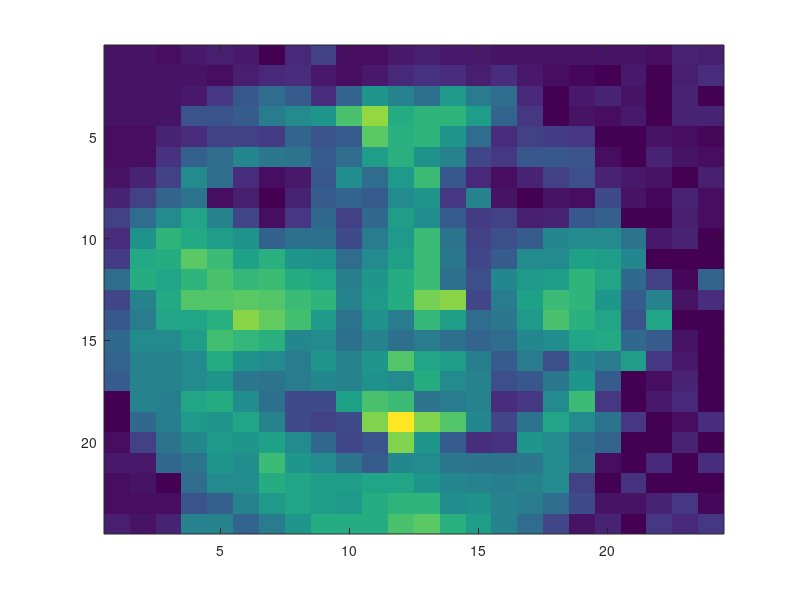
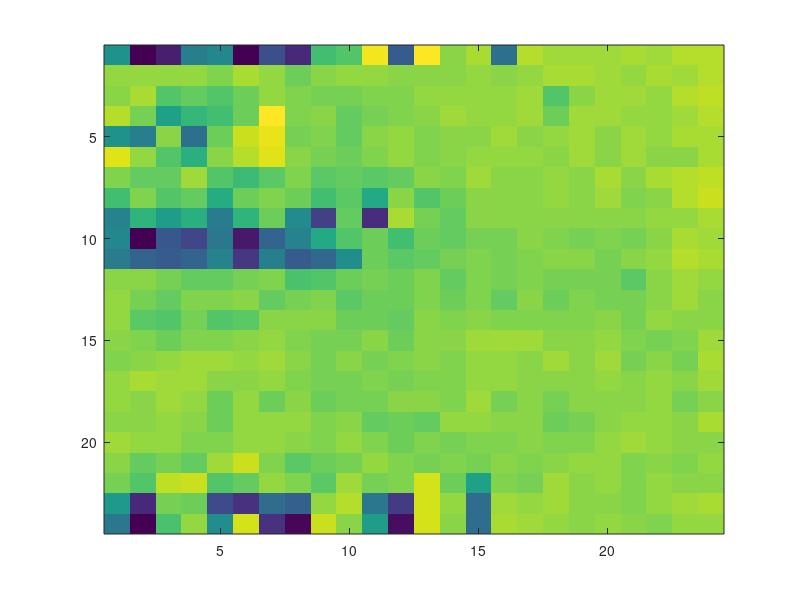

Reproduce these figures in MATLAB, in order. (Note: this script raises an error after producing the figures.)

%%%%%%%%%%%%%%%%%%%%%%%%%%%%%%%%%%%%%%%%%%%%%%%%%%%%%
% Face detection by Adaboost algorithm.
% Machine Learning for Computer Vision
% (C) 2018, Written by Tae-Kyun Kim
% <a href="https://labicvl.github.io/">Personal Webpage</a>


% Compile C files (uncomment if needed)
%setup;

%% Data generation

% Q1: Data generation
% Store face and non-face data in ImgData.Pos and ImgData.Neg respectively. 
load ImgData_tr; ImgData = ImgData_tr; clear ImgData_tr;

imagesc(ImgData.Pos(:,:,1));
figure;
imagesc(ImgData.Neg(:,:,1));

%%%%%%%%%%%%%%%%%%%%%%%%%%%%%%%%%%%%%%%%%%%%%%%%%%%%
%% Adaboost learning
%%%%%%%%%%%%%%%%%%%%%%%%%%%%%%%%%%%%%%%%%%%%%%%%%%%%

DataProcess; % prepare training data in the format
WeakLearnerList; % build the list of weak learners

options.max_rules = 20; % number of weak-classifiers
options.learner = 'trainweak_fast';

fprintf('AdaBoost learning\n');

% Learn Adaboost classifier

% // AdaBoost algorithm with Haar features//
% You: Show the alpha values and the recognition accuracies i.e. correct classification rates of the training data at different boosting rounds. 
model = AdaBoost_Haar(data,imgs,X,cl,options);

figure;
plot(model.trainaccuracy);
figure;
plot(model.Alpha)

save model_adaboost model;


%% Testing (Classification)
load model_adaboost; % load the learnt boosting classifier

% You: load here the testing data ImgData_te and assignt to ImgData
load ImgData_te; 
ImgData = ImgData_te; 
clear ImgData_te;

% Evaluate your model on the provided test data set
%     - recognition accuracy
%     - draw roc curve
DataProcess; % prepare test data

[y, dfec] = feval(model.fun, imgs, X, model);
length(find(data.y==y))/length(data.y)

% You: draw and plot ROC curve you can use the function roc.m or make your own
[FP, FN] = roc(dfec, data.y);
figure(1);
xlabel('false positives');
ylabel('false negatives');
hold on;
plot(FP, FN, 'color','r');

%% Testing (Face Detection)

% (creating the response map for a selected test image)
% this code performs "scanning window" using your model
% outputs the response map

detect_face; % TRY DIFFERENT PICTURES (OR YOUR OWN)
% **********************************
